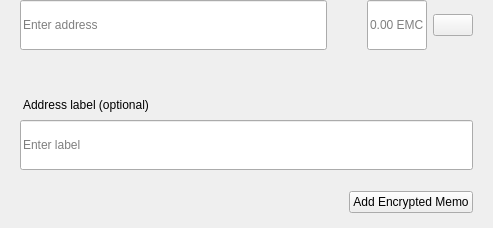
<?xml version="1.0" encoding="UTF-8"?>
<ui version="4.0">
 <class>SendMultiRow</class>
 <widget class="QWidget" name="SendMultiRow">
  <property name="geometry">
   <rect>
    <x>0</x>
    <y>0</y>
    <width>493</width>
    <height>228</height>
   </rect>
  </property>
  <property name="minimumSize">
   <size>
    <width>0</width>
    <height>0</height>
   </size>
  </property>
  <property name="maximumSize">
   <size>
    <width>16777215</width>
    <height>16777215</height>
   </size>
  </property>
  <property name="windowTitle">
   <string>Form</string>
  </property>
  <layout class="QVBoxLayout" name="verticalLayout_3">
   <property name="spacing">
    <number>0</number>
   </property>
   <property name="leftMargin">
    <number>0</number>
   </property>
   <property name="topMargin">
    <number>0</number>
   </property>
   <property name="rightMargin">
    <number>20</number>
   </property>
   <property name="bottomMargin">
    <number>5</number>
   </property>
   <item alignment="Qt::AlignTop">
    <widget class="QWidget" name="widget" native="true">
     <property name="sizePolicy">
      <sizepolicy hsizetype="Expanding" vsizetype="Maximum">
       <horstretch>0</horstretch>
       <verstretch>0</verstretch>
      </sizepolicy>
     </property>
     <property name="minimumSize">
      <size>
       <width>0</width>
       <height>60</height>
      </size>
     </property>
     <property name="maximumSize">
      <size>
       <width>16777215</width>
       <height>85</height>
      </size>
     </property>
     <layout class="QHBoxLayout" name="horizontalLayout" stretch="6,0,2">
      <property name="spacing">
       <number>0</number>
      </property>
      <property name="leftMargin">
       <number>8</number>
      </property>
      <property name="topMargin">
       <number>0</number>
      </property>
      <property name="rightMargin">
       <number>0</number>
      </property>
      <property name="bottomMargin">
       <number>0</number>
      </property>
      <item alignment="Qt::AlignTop">
       <widget class="QStackedWidget" name="stackedAddress">
        <property name="minimumSize">
         <size>
          <width>0</width>
          <height>50</height>
         </size>
        </property>
        <property name="maximumSize">
         <size>
          <width>16777215</width>
          <height>50</height>
         </size>
        </property>
        <widget class="QWidget" name="page_4">
         <property name="sizePolicy">
          <sizepolicy hsizetype="Expanding" vsizetype="Preferred">
           <horstretch>0</horstretch>
           <verstretch>0</verstretch>
          </sizepolicy>
         </property>
         <property name="minimumSize">
          <size>
           <width>0</width>
           <height>50</height>
          </size>
         </property>
         <property name="maximumSize">
          <size>
           <width>16777215</width>
           <height>55</height>
          </size>
         </property>
         <layout class="QVBoxLayout" name="verticalLayout_7">
          <property name="spacing">
           <number>0</number>
          </property>
          <property name="leftMargin">
           <number>12</number>
          </property>
          <property name="topMargin">
           <number>0</number>
          </property>
          <property name="rightMargin">
           <number>0</number>
          </property>
          <property name="bottomMargin">
           <number>0</number>
          </property>
          <item>
           <widget class="QLineEdit" name="lineEditAddress">
            <property name="minimumSize">
             <size>
              <width>0</width>
              <height>50</height>
             </size>
            </property>
            <property name="maximumSize">
             <size>
              <width>16777215</width>
              <height>50</height>
             </size>
            </property>
            <property name="placeholderText">
             <string>Enter address</string>
            </property>
           </widget>
          </item>
         </layout>
        </widget>
        <widget class="QWidget" name="page_3"/>
       </widget>
      </item>
      <item>
       <spacer name="horizontalSpacer_3">
        <property name="orientation">
         <enum>Qt::Horizontal</enum>
        </property>
        <property name="sizeType">
         <enum>QSizePolicy::Fixed</enum>
        </property>
        <property name="sizeHint" stdset="0">
         <size>
          <width>40</width>
          <height>20</height>
         </size>
        </property>
       </spacer>
      </item>
      <item>
       <layout class="QHBoxLayout" name="horizontalLayout_2">
        <property name="spacing">
         <number>6</number>
        </property>
        <item alignment="Qt::AlignTop">
         <widget class="QLineEdit" name="lineEditAmount">
          <property name="sizePolicy">
           <sizepolicy hsizetype="Expanding" vsizetype="Preferred">
            <horstretch>0</horstretch>
            <verstretch>0</verstretch>
           </sizepolicy>
          </property>
          <property name="minimumSize">
           <size>
            <width>0</width>
            <height>50</height>
           </size>
          </property>
          <property name="maximumSize">
           <size>
            <width>16777215</width>
            <height>50</height>
           </size>
          </property>
          <property name="maxLength">
           <number>17</number>
          </property>
          <property name="alignment">
           <set>Qt::AlignLeading|Qt::AlignLeft|Qt::AlignVCenter</set>
          </property>
          <property name="placeholderText">
           <string notr="true">0.00 EMC</string>
          </property>
         </widget>
        </item>
        <item>
         <layout class="QVBoxLayout" name="verticalLayout">
          <property name="topMargin">
           <number>14</number>
          </property>
          <property name="bottomMargin">
           <number>0</number>
          </property>
          <item alignment="Qt::AlignTop">
           <widget class="QPushButton" name="btnMenu">
            <property name="minimumSize">
             <size>
              <width>0</width>
              <height>0</height>
             </size>
            </property>
            <property name="maximumSize">
             <size>
              <width>16777215</width>
              <height>16777215</height>
             </size>
            </property>
            <property name="focusPolicy">
             <enum>Qt::NoFocus</enum>
            </property>
            <property name="text">
             <string/>
            </property>
           </widget>
          </item>
         </layout>
        </item>
       </layout>
      </item>
     </layout>
    </widget>
   </item>
   <item>
    <widget class="QWidget" name="layoutLabel" native="true">
     <property name="minimumSize">
      <size>
       <width>0</width>
       <height>0</height>
      </size>
     </property>
     <property name="maximumSize">
      <size>
       <width>16777215</width>
       <height>16777215</height>
      </size>
     </property>
     <layout class="QVBoxLayout" name="verticalLayout_9">
      <property name="spacing">
       <number>6</number>
      </property>
      <property name="leftMargin">
       <number>20</number>
      </property>
      <property name="topMargin">
       <number>0</number>
      </property>
      <property name="rightMargin">
       <number>0</number>
      </property>
      <property name="bottomMargin">
       <number>10</number>
      </property>
      <item>
       <spacer name="verticalSpacer">
        <property name="orientation">
         <enum>Qt::Vertical</enum>
        </property>
        <property name="sizeType">
         <enum>QSizePolicy::Fixed</enum>
        </property>
        <property name="sizeHint" stdset="0">
         <size>
          <width>20</width>
          <height>20</height>
         </size>
        </property>
       </spacer>
      </item>
      <item>
       <widget class="QLabel" name="labelSubtitleDescription">
        <property name="styleSheet">
         <string notr="true">margin-bottom:2px;
margin-left:0.05px;
padding:0px;</string>
        </property>
        <property name="text">
         <string>Address label (optional)</string>
        </property>
       </widget>
      </item>
      <item>
       <widget class="QLineEdit" name="lineEditDescription">
        <property name="minimumSize">
         <size>
          <width>0</width>
          <height>50</height>
         </size>
        </property>
        <property name="maximumSize">
         <size>
          <width>16777215</width>
          <height>50</height>
         </size>
        </property>
        <property name="placeholderText">
         <string>Enter label</string>
        </property>
       </widget>
      </item>
      <item>
       <spacer name="verticalSpacer_2">
        <property name="orientation">
         <enum>Qt::Vertical</enum>
        </property>
        <property name="sizeType">
         <enum>QSizePolicy::Fixed</enum>
        </property>
        <property name="sizeHint" stdset="0">
         <size>
          <width>20</width>
          <height>15</height>
         </size>
        </property>
       </spacer>
      </item>
      <item>
       <widget class="QWidget" name="containerMemo" native="true">
        <layout class="QHBoxLayout" name="horizontalLayout_5">
         <property name="leftMargin">
          <number>0</number>
         </property>
         <property name="topMargin">
          <number>0</number>
         </property>
         <property name="rightMargin">
          <number>0</number>
         </property>
         <property name="bottomMargin">
          <number>0</number>
         </property>
         <item>
          <spacer name="horizontalSpacer">
           <property name="orientation">
            <enum>Qt::Horizontal</enum>
           </property>
           <property name="sizeHint" stdset="0">
            <size>
             <width>40</width>
             <height>20</height>
            </size>
           </property>
          </spacer>
         </item>
         <item>
          <widget class="QPushButton" name="btnAddMemo">
           <property name="text">
            <string notr="true">Add Encrypted Memo</string>
           </property>
          </widget>
         </item>
        </layout>
       </widget>
      </item>
     </layout>
    </widget>
   </item>
  </layout>
 </widget>
 <resources/>
 <connections/>
</ui>
